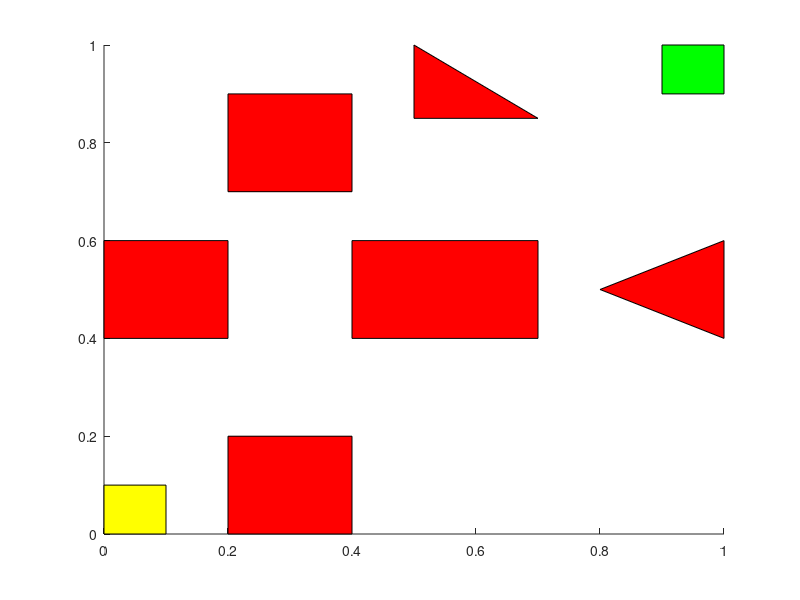

Write MATLAB code to recreate this figure. (Note: this script raises an error after producing the figure.)
close all
clearvars -except adv
d=0.1; %grid spacing
div=1/d; %number of cells along each axis

%list of all the obstacles
obsx=cell(1); 
obsy=cell(1);

obsx(1,1)={[0,0.2,0.2,0,0]};
obsy(1,1)={[0.4,0.4,0.6,0.6,0.4]};

obsx(2,1)={[0.2,0.4,0.4,0.2,0.2]};
obsy(2,1)={[0,0,0.2,0.2,0]};

obsx(3,1)={[0.2,0.4,0.4,0.2,0.2]};
obsy(3,1)={[0.7,0.7,0.9,0.9,0.7]};

obsx(4,1)={[0.4,0.7,0.7,0.4,0.4]};
obsy(4,1)={[0.4,0.4,0.6,0.6,0.4]};

obsx(5,1)={[0.5,0.5,0.7,0.5]};
obsy(5,1)={[1,0.85,0.85,1]};

obsx(6,1)={[0.8,1,1,0.8]};
obsy(6,1)={[0.5,0.4,0.6,0.5]};

%goal position
goalx=[0.9,1,1,0.9,0.9];
goaly=[0.9,0.9,1,1,0.9];

%initial position
initx=[0,d,d,0,0];
inity=[0,0,d,d,0];

%plot the configuration space
figure(1)
hold on;
for adv_id=1:size(obsx,1)
    fill(cell2mat(obsx(adv_id)),cell2mat(obsy(adv_id)),'r')
end

fill(goalx,goaly,'g');
fill(initx,inity,'y');
    
ax = gca;
ax.YTick = 0:d:1;
ax.XTick = 0:d:1;
grid on;
box on;
axis equal;
xlim([0,1]);
ylim([0,1]);

% text(0.03,0.05, 'q_0','FontSize', 14);
% text(0.08,0.5, 'R_1','FontSize', 14);
% text(0.28,0.8, 'R_2','FontSize', 14);
% text(0.28,0.1, 'R_3','FontSize', 14);
% text(0.51,0.9, 'R_4','FontSize', 14);
% text(0.53,0.5, 'R_5','FontSize', 14);
% text(0.92,0.5, 'R_6','FontSize', 14);
% text(0.93,0.95, 'R_7','FontSize', 14);
% text(0.68,0.2, 'R_8','FontSize', 14);

%find out cells occupied by obstacles and goal
[obs_min_x, obs_max_x, obs_min_y, obs_max_y, goal_min_x, goal_max_x, goal_min_y, goal_max_y]=bb(obsx, obsy, goalx, goaly, d); 
%write down text for prism code
text_prism=write(div, d,obs_min_x, obs_max_x, obs_min_y, obs_max_y, goal_min_x, goal_max_x, goal_min_y, goal_max_y);